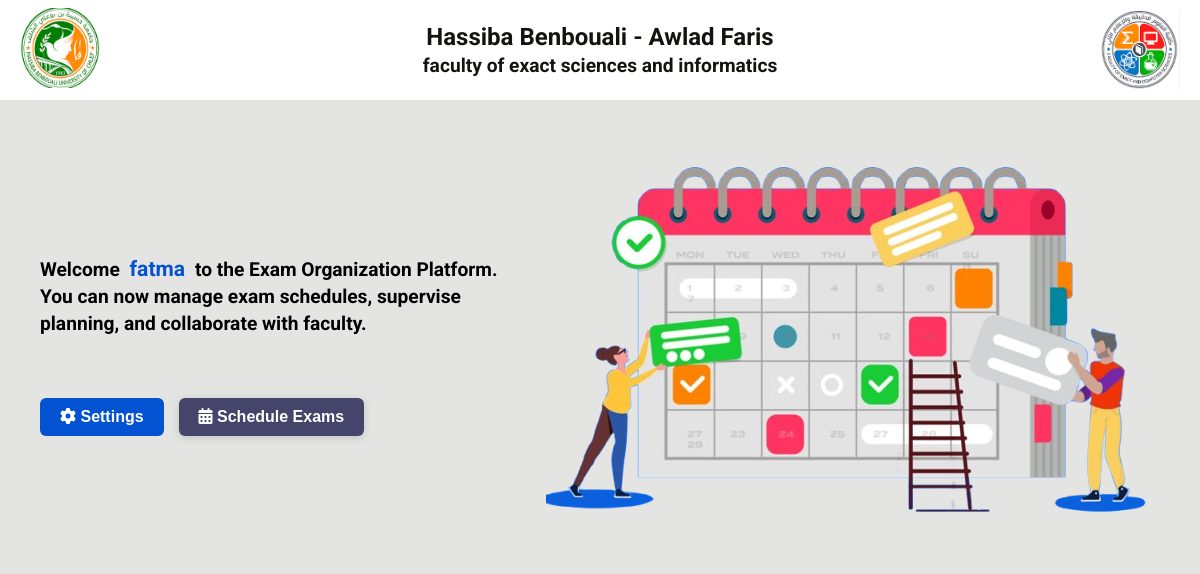
Screenshot of /pages/homeorgan.php (signed in) with the database file from the repository.
### tables this page shows
CREATE TABLE `university` (
  `id_univ` int(11) NOT NULL,
  `name_univ` varchar(255) NOT NULL,
  `state_univ` varchar(255) NOT NULL,
  `adress_univ` varchar(255) NOT NULL,
  `imageU` varchar(255) DEFAULT NULL
);

CREATE TABLE `faculty` (
  `id_faculty` int(11) NOT NULL,
  `name_faculty` varchar(255) DEFAULT NULL,
  `image_faculty` varchar(255) DEFAULT NULL,
  `id_univ` int(11) DEFAULT NULL
);

CREATE TABLE `organizer` (
  `id` int(11) NOT NULL,
  `email` varchar(100) NOT NULL,
  `password` varchar(100) DEFAULT NULL,
  `id_univ` int(11) DEFAULT NULL,
  `id_faculty` int(11) DEFAULT NULL,
  `added_by_admin2` int(11) DEFAULT NULL,
  `name` varchar(50) NOT NULL,
  `role` varchar(10) NOT NULL
);

### pages/homeorgan.php (the view, shortened to what this page needs)
<?php
$email = $_SESSION['email'];
$id_organizer=$_SESSION['id_organizer'];
?>
<!DOCTYPE html>
<html lang="en">
<head>
    <link rel="stylesheet" href="/css/all.min.css">
    <link rel="stylesheet" href="/css/style.css">
</head>
<body>
    <?php
    include("connection.php");
    $recordO = mysqli_query($con, "SELECT id_univ,id_faculty,name FROM `organizer` WHERE email='$email'AND id='$id_organizer'");
    $dataO = mysqli_fetch_array($recordO);
    $id_univ = $dataO['id_univ'];
    $id_faculty = $dataO['id_faculty'];
    $recordU = mysqli_query($con, "SELECT * FROM `university` WHERE id_univ = $id_univ");
    $recordF = mysqli_query($con, "SELECT * FROM `faculty` WHERE id_faculty = $id_faculty");
    $dataU = mysqli_fetch_array($recordU);
    $dataF = mysqli_fetch_array($recordF);
    ?>
    <div class="navigationW">
        <div class="imglogo">
            <img src="<?php echo $dataU['imageU']; ?>">
        </div>
        <div class="infoselcted">
            <h3><?php echo "{$dataU['name_univ']} - {$dataU['adress_univ']}"; ?></h3>
            <h4><?php echo $dataF['name_faculty']; ?></h4>
        </div>
        <div class="imglogo">
            <img class="logo-preview" src="<?php echo $dataF['image_faculty']; ?>">
        </div>
    </div>
    <div class="container_homeAD2">
        <div class="text_cont">
            <p>Welcome <span><?php echo $dataO['name']; ?></span> to the Exam Organization Platform. You can now manage exam schedules, supervise planning, and collaborate with faculty.</p>
            <div class="btn_cont">
                <button class="btn_profile" onclick="window.location.href='updateProfileOrgan.php'"><i class="fa-solid fa-gear"></i> Settings</button>
                <button class="btn_addOrg" onclick="window.location.href='manager.php'"><i class="fa-solid fa-calendar-days"></i> Schedule Exams</button>
            </div>
        </div>
        <div class="img_cont">
            <img src="/images/shoudle.png" alt="">
        </div>
    </div>
</body>
</html>

### css/style.css (style rules this page uses)
* { padding: 0; margin: 0; box-sizing: border-box; }
:root { --color-container: #f7faffdf; --color-lamp: #131310; --color-text: #2d2e5add; --color-blue1: #0d3d99; --color-blue2: #0252d1; --color-blue3: #c9d5e8; --color-green: #b6f318; --color-1: #f5f8f1; --color-2: #f3f5f8; --color-3: #e4e4e3; --color-white: #ffff; --color-letblue: #e3f2fd; }
body { font-family: 'Roboto', sans-serif; background-color: var(--color-3); }
.logo-preview { margin-top: 10px; display: flex; align-items: center; justify-content: start; }
.navigationW { display: flex; align-items: center; background-color: var(--color-white); height: 100px; }
.imglogo img { width: 80px; height: 80px; margin: 20px; }
.infoselcted { flex: 2; text-align: center; }
.infoselcted h3, .infoselcted h4, .infoselcted h5, .infoselcted h6 { margin: 3px 0; color: var(--color-lamp); }
.infoselcted h3 { font-size: 1.5em; }
.infoselcted h4 { font-size: 1.2em; }
.container_homeAD2 { display: flex; justify-content: space-between; align-items: center; padding: 40px; }
.text_cont { flex: 1; padding-right: 20px; }
.img_cont img { flex: 1; text-align: right; border-radius: 12px; }
.text_cont p { font-weight: bold; font-size: 1.2em; margin-bottom: 1.2rem; line-height: 1.4; }
.container_homeAD2 span { color: var(--color-blue2); font-weight: 700; margin: 0 5px; font-size: 1.1em; }
.btn_cont { display: flex; gap: 15px; margin-top: 60px; }
.btn_profile, .btn_addOrg { padding: 10px 20px; font-size: 1em; font-weight: 600; border: none; border-radius: 6px; cursor: pointer; transition: background-color 0.3s ease, color 0.3s ease; }
.btn_profile { background-color: var(--color-blue2); color: var(--color-white); }
.btn_addOrg { background-color: var(--color-text); color: var(--color-white); box-shadow: 0 2px 8px rgba(0, 0, 0, 0.15); }

### rows the page displays
university: imageU (picture), name_univ "Hassiba Benbouali", adress_univ "Awlad Faris"
faculty: name_faculty "faculty of exact sciences and informatics", image_faculty (picture)
organizer: name "fatma"
